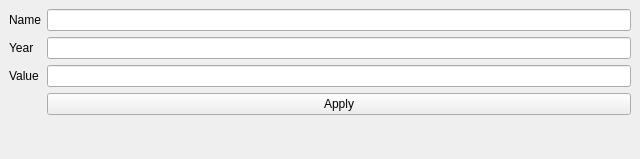
<?xml version="1.0" encoding="UTF-8"?>
<ui version="4.0">
 <class>addItemWindow</class>
 <widget class="QMainWindow" name="addItemWindow">
  <property name="geometry">
   <rect>
    <x>0</x>
    <y>0</y>
    <width>640</width>
    <height>159</height>
   </rect>
  </property>
  <property name="windowTitle">
   <string>Add Item</string>
  </property>
  <widget class="QWidget" name="centralwidget">
   <layout class="QFormLayout" name="formLayout">
    <item row="0" column="0">
     <widget class="QLabel" name="nameLabel">
      <property name="text">
       <string>Name</string>
      </property>
     </widget>
    </item>
    <item row="0" column="1">
     <widget class="QLineEdit" name="nameInput"/>
    </item>
    <item row="1" column="0">
     <widget class="QLabel" name="yearLabel">
      <property name="text">
       <string>Year</string>
      </property>
     </widget>
    </item>
    <item row="1" column="1">
     <widget class="QLineEdit" name="yearInput"/>
    </item>
    <item row="3" column="1">
     <widget class="QPushButton" name="applyButton">
      <property name="text">
       <string>Apply</string>
      </property>
     </widget>
    </item>
    <item row="2" column="1">
     <widget class="QLineEdit" name="valueInput"/>
    </item>
    <item row="2" column="0">
     <widget class="QLabel" name="valueLabel">
      <property name="text">
       <string>Value</string>
      </property>
     </widget>
    </item>
    <item row="4" column="1">
     <widget class="QLabel" name="response">
      <property name="text">
       <string/>
      </property>
     </widget>
    </item>
   </layout>
  </widget>
 </widget>
 <resources/>
 <connections/>
</ui>
